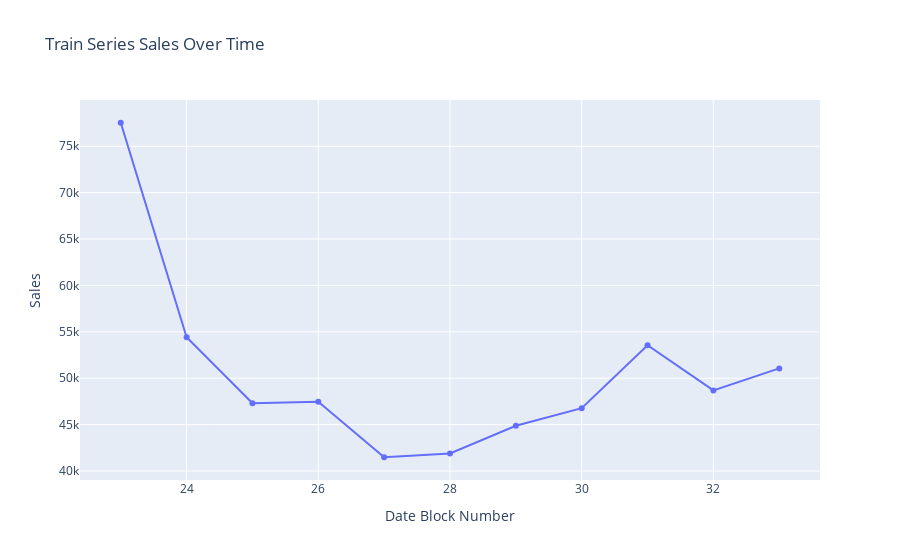

This figure's notebook cell:
### Code cell
df = val_series.reset_index()
df.columns = ['date_block_num', 'sales']

fig = px.line(df, 
              x='date_block_num', 
              y='sales', 
              title='Train Series Sales Over Time', 
              markers=True,
              labels={'date_block_num': 'Date Block Number', 'sales': 'Sales'})

fig.update_traces(mode='lines+markers', hovertemplate='Date Block: %{x}<br>Sales: %{y}')
fig.update_layout(hovermode='x unified')

fig.show()

### Figure 1 — Plotly figure (JSON) as saved in the notebook; plotly's stock layout.template omitted (floating-point values rounded to 4 significant figures)
{"data": [{"hovertemplate": "Date Block: %{x}<br>Sales: %{y}", "legendgroup": "", "line": {"color": "#636efa", "dash": "solid"}, "marker": {"symbol": "circle"}, "mode": "lines+markers", "name": "", "orientation": "v", "showlegend": false, "type": "scatter", "x": [23, 24, 25, 26, 27, 28, 29, 30, 31, 32, 33], "xaxis": "x", "y": [77532, 54422, 47306, 47456, 41484, 41889, 44879, 46773, 53560, 48690, 51060], "yaxis": "y"}], "layout": {"hovermode": "x unified", "legend": {"tracegroupgap": 0}, "title": {"text": "Train Series Sales Over Time"}, "xaxis": {"anchor": "y", "domain": [0, 1], "title": {"text": "Date Block Number"}}, "yaxis": {"anchor": "x", "domain": [0, 1], "title": {"text": "Sales"}}}}
